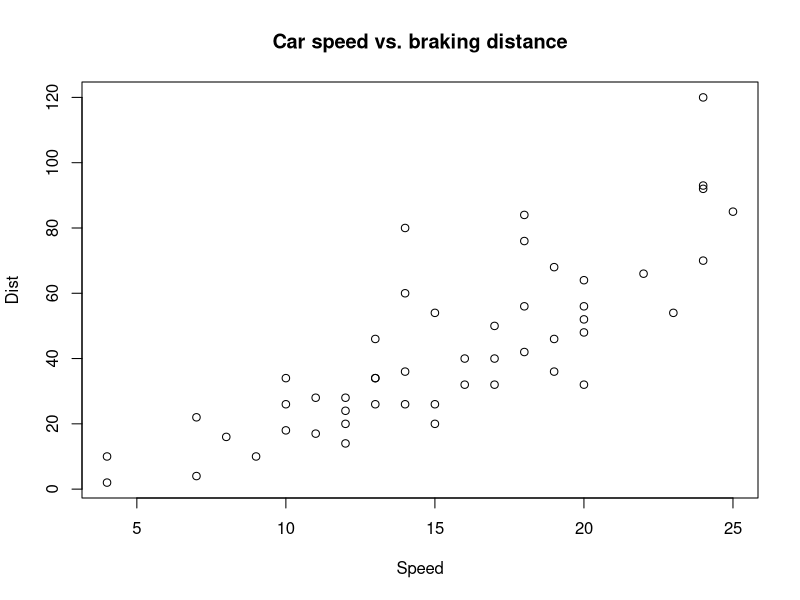
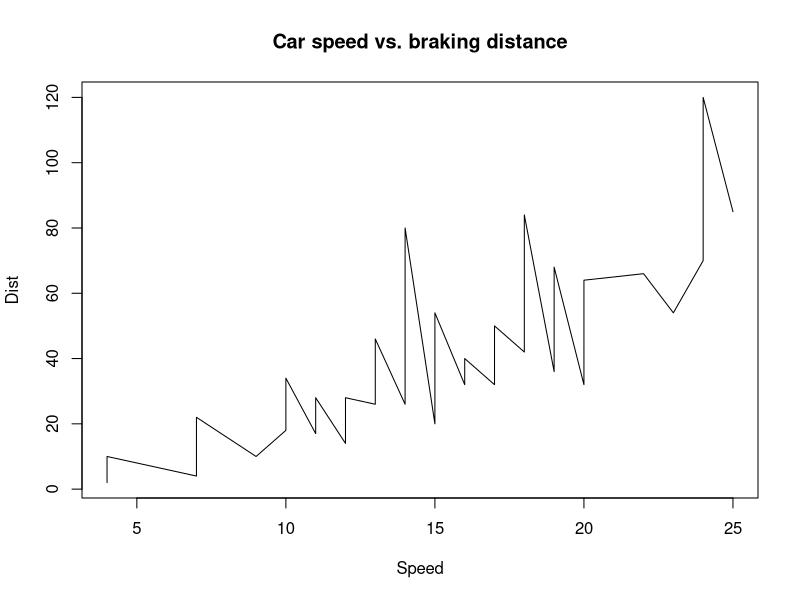
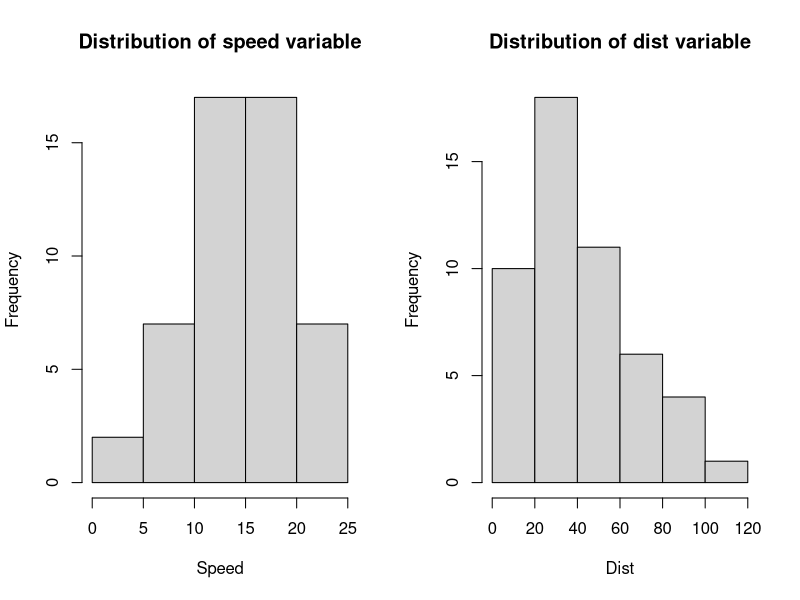
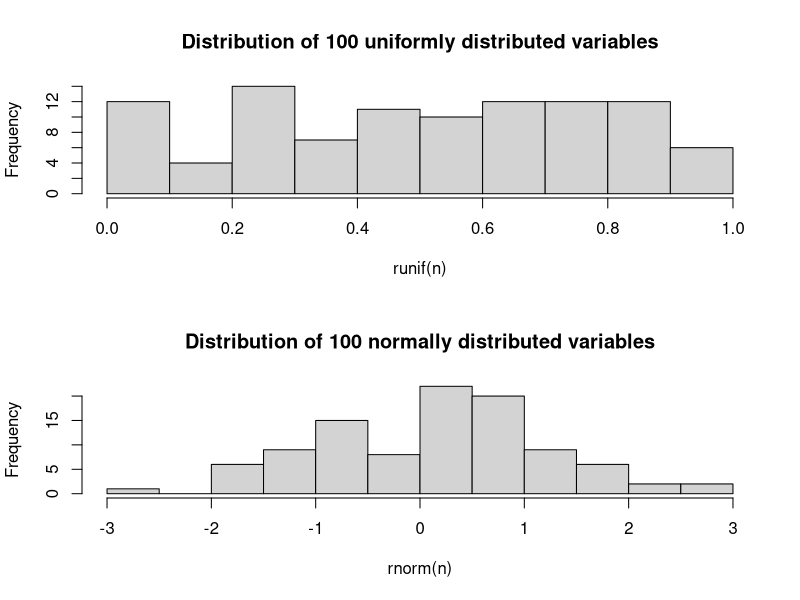
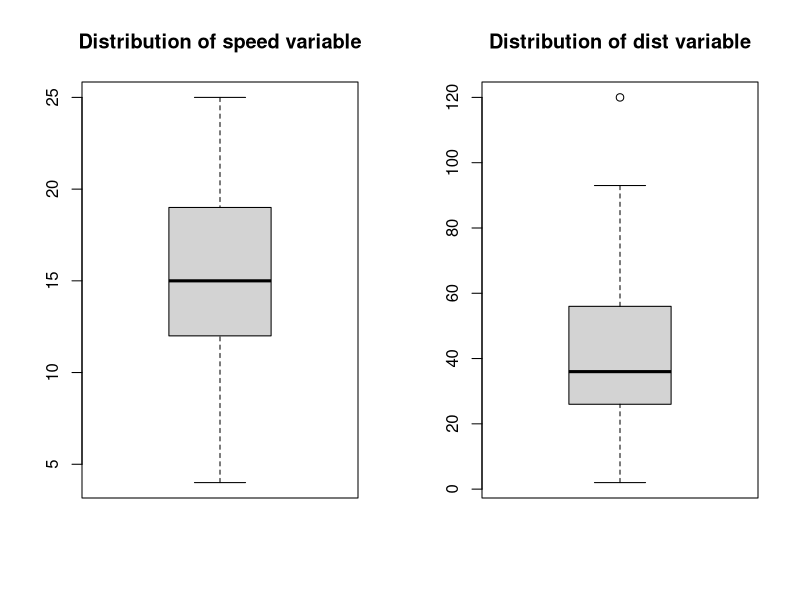
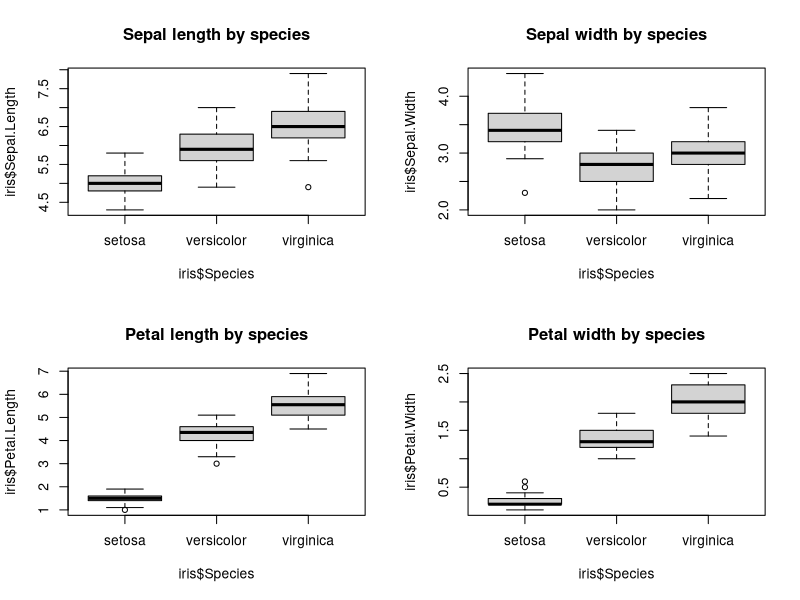
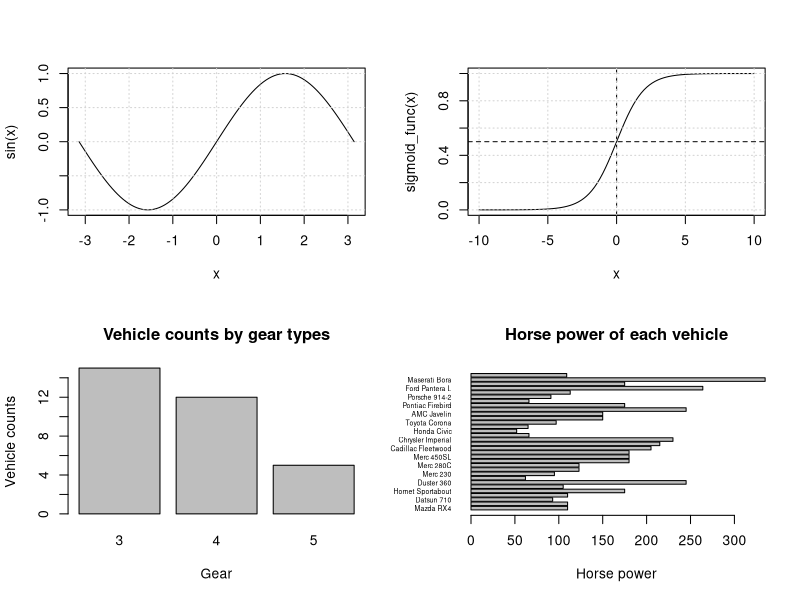
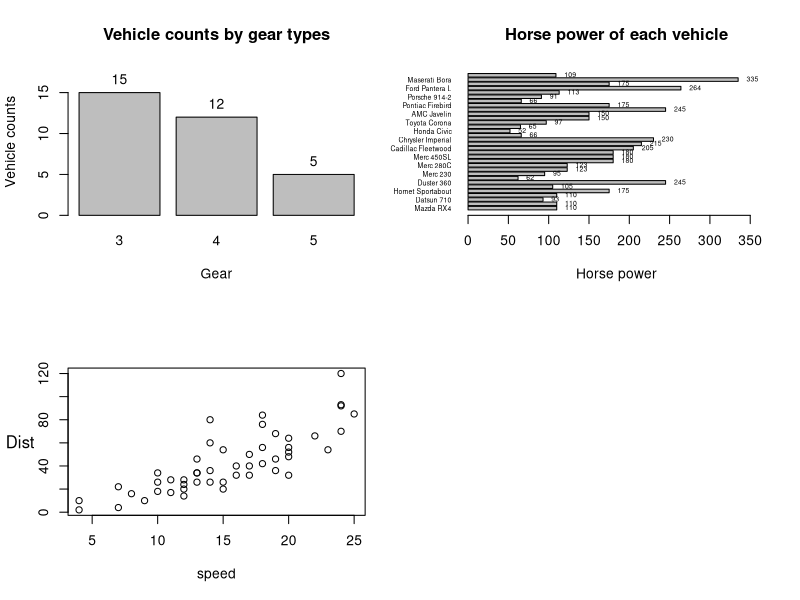

Write the R code that produced these figures, in order.
## ---- chunk 1
knitr::opts_chunk$set(echo = TRUE, results = 'hide', warning = FALSE)
## ---- chunk 2
cars
iris
mtcars

?cars #help(cars)
?iris #help(iris)
?mtcars #help(mtcars)
## ---- chunk 3
head(cars)
tail(cars)
dim(cars)
nrow(cars)
ncol(cars)
summary(cars)
str(cars)
## ---- chunk 4
plot(cars$speed, cars$dist, main = "Car speed vs. braking distance", xlab = "Speed", ylab = "Dist")
## ---- chunk 5
plot(cars$speed, cars$dist, type = "l", main = "Car speed vs. braking distance", xlab = "Speed", ylab = "Dist")
## ---- chunk 6
par(mfrow = c(1, 2)) # 建立一個 1x2 的網格畫布
hist(cars$speed, main = "Distribution of speed variable", xlab = "Speed")
hist(cars$dist, main = "Distribution of dist variable", xlab = "Dist")
## ---- chunk 7
n = 100
par(mfrow = c(2, 1)) # 建立一個 2x1 的網格畫布
hist(runif(n), main = paste("Distribution of", n, "uniformly distributed variables")) # 試著增加隨機數的個數 n
hist(rnorm(n), main = paste("Distribution of", n, "normally distributed variables")) # 試著增加隨機數的個數 n
## ---- chunk 8
par(mfrow = c(1, 2))
boxplot(cars$speed, main = "Distribution of speed variable")
boxplot(cars$dist, main = "Distribution of dist variable")
## ---- chunk 9
str(iris)
par(mfrow = c(2, 2))
boxplot(iris$Sepal.Length ~ iris$Species, main = "Sepal length by species")
boxplot(iris$Sepal.Width ~ iris$Species, main = "Sepal width by species")
boxplot(iris$Petal.Length ~ iris$Species, main = "Petal length by species")
boxplot(iris$Petal.Width ~ iris$Species, main = "Petal width by species")
## ---- chunk 10
curve(sin, from = -pi, to = pi)
grid()
## ---- chunk 11
sigmoid_func <- function(x){
  return(1 / (1 + exp(-x)))
}
curve(sigmoid_func, from = -10, to = 10)
abline(h = 0.5, lty = 2)
abline(v = 0, lty = 2)
grid()
## ---- chunk 12
tbl_gear <- table(mtcars$gear)
barplot(tbl_gear, main = "Vehicle counts by gear types", xlab = "Gear", ylab = "Vehicle counts")
## ---- chunk 13
vehicle_names <- row.names(mtcars)
barplot(mtcars$hp, names = vehicle_names, main = "Horse power of each vehicle", xlab = "Horse power", horiz = TRUE, las = 1, cex.names = 0.5)
## ---- chunk 14
y_lim <- c(0, 1.2 * max(table(mtcars$gear)))
bar_plt <- barplot(table(mtcars$gear), main = "Vehicle counts by gear types", xlab = "Gear", ylab = "Vehicle counts", ylim = y_lim)
text(x = bar_plt, y = table(mtcars$gear), label = table(mtcars$gear), pos = 3)
## ---- chunk 15
vehicle_names <- row.names(mtcars)
x_lim <- c(0, 1.1 * max(mtcars$hp))
bar_plt <- barplot(mtcars$hp, names = vehicle_names, main = "Horse power of each vehicle", xlab = "Horse power", horiz = TRUE, las = 1, cex.names = 0.5, xlim = x_lim)
text(x = mtcars$hp, y = bar_plt, label = mtcars$hp, pos = 4, cex = 0.5)
## ---- chunk 16
?mtext
plot(cars, ylab = "")
mtext("Dist", side = 2, las = 1, line = 2)
#mtext("Dist", side = 2, las = 1, at = max(cars$dist) * 1.2)
